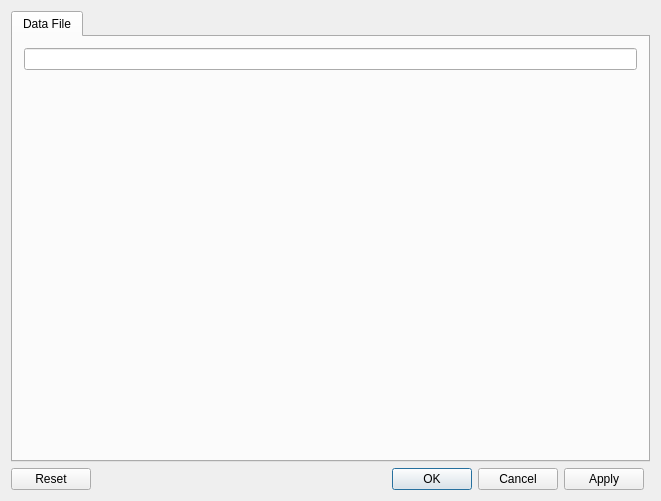
<?xml version="1.0" encoding="UTF-8"?>
<ui version="4.0">
 <class>CSyncSettingsDlgMin</class>
 <widget class="QDialog" name="CSyncSettingsDlg">
  <property name="geometry">
   <rect>
    <x>0</x>
    <y>0</y>
    <width>661</width>
    <height>501</height>
   </rect>
  </property>
  <property name="windowTitle">
   <string>Sync Settings</string>
  </property>
  <layout class="QGridLayout" name="gridLayout_3">
   <item row="1" column="0">
    <widget class="QDialogButtonBox" name="buttonBox">
     <property name="standardButtons">
      <set>QDialogButtonBox::Apply|QDialogButtonBox::Cancel|QDialogButtonBox::Ok|QDialogButtonBox::Reset</set>
     </property>
    </widget>
   </item>
   <item row="0" column="0" colspan="2">
    <widget class="QTabWidget" name="tabWidget">
     <property name="currentIndex">
      <number>0</number>
     </property>
     <widget class="QWidget" name="tab">
      <attribute name="title">
       <string>Data File</string>
      </attribute>
      <layout class="QGridLayout" name="gridLayout">
       <item row="1" column="0">
        <spacer name="verticalSpacer_2">
         <property name="orientation">
          <enum>Qt::Vertical</enum>
         </property>
         <property name="sizeHint" stdset="0">
          <size>
           <width>20</width>
           <height>40</height>
          </size>
         </property>
        </spacer>
       </item>
       <item row="0" column="0" colspan="2">
        <widget class="QLineEdit" name="dataFile">
         <property name="statusTip">
          <string>The file containing the information of what get synced</string>
         </property>
         <property name="whatsThis">
          <string>This field contains the data file to for the client you are wanting to build.  Typically this is set to $P4_CLIENT_DIR/src/misc/WinProdSyncData.xml</string>
         </property>
        </widget>
       </item>
      </layout>
     </widget>
    </widget>
   </item>
  </layout>
 </widget>
 <layoutdefault spacing="6" margin="11"/>
 <tabstops>
  <tabstop>dataFile</tabstop>
  <tabstop>tabWidget</tabstop>
 </tabstops>
 <resources>
  <include location="MainWindow.qrc"/>
  <include location="MainWindow.qrc"/>
 </resources>
 <connections/>
</ui>
